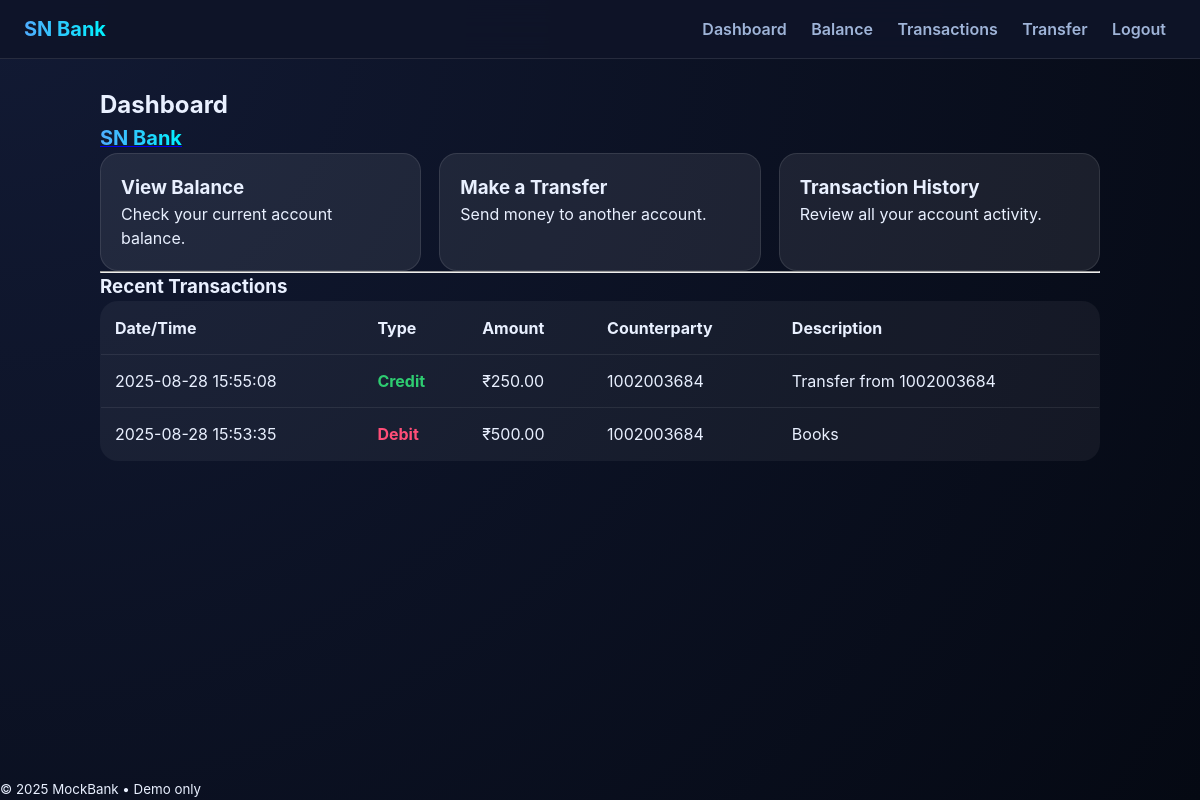
The page /dashboard (signed in) on the database its author committed.
### app.py (models this page shows)
class Transaction(db.Model):
    id = db.Column(db.Integer, primary_key=True)
    user_id = db.Column(db.Integer, db.ForeignKey("user.id"), nullable=False, index=True)
    type = db.Column(db.String(10), nullable=False)  # "credit" or "debit"
    amount = db.Column(db.Numeric(12, 2), nullable=False)
    description = db.Column(db.String(255), default="")
    counterparty = db.Column(db.String(30), default="")  # other account number
    balance_after = db.Column(db.Numeric(12, 2), nullable=False)
    timestamp = db.Column(db.DateTime, default=datetime.utcnow, index=True)

### app.py (the view)
    @app.get("/dashboard")
    @login_required
    def dashboard():
        recent_txns = (
            Transaction.query
            .filter_by(user_id=g.user.id)
            .order_by(Transaction.timestamp.desc())
            .limit(5)
            .all()
        )
        return render_template("dashboard.html", recent_txns=recent_txns)

### templates/dashboard.html
{% extends "base.html" %}
{% block content %}
<h2>Dashboard</h2>
<a href="{{ url_for('dashboard') }}" class="logo">
  <span style="font-weight: bold; font-size: 20px; color: white;">SN Bank</span>
</a>
<div class="grid">
  <a class="tile" href="{{ url_for('balance') }}">
    <h3>View Balance</h3>
    <p>Check your current account balance.</p>
  </a>
  <a class="tile" href="{{ url_for('transfer_form') }}">
    <h3>Make a Transfer</h3>
    <p>Send money to another account.</p>
  </a>
  <a class="tile" href="{{ url_for('transactions') }}">
    <h3>Transaction History</h3>
    <p>Review all your account activity.</p>
  </a>
</div>
<hr>
<h3>Recent Transactions</h3>
<table class="table">
  <thead>
    <tr>
      <th>Date/Time</th>
      <th>Type</th>
      <th>Amount</th>
      <th>Counterparty</th>
      <th>Description</th>
    </tr>
  </thead>
  <tbody>
    {% for t in recent_txns %}
    <tr>
      <td>{{ t.timestamp.strftime("%Y-%m-%d %H:%M:%S") }}</td>
      <td class="type {{ t.type }}">{{ t.type|capitalize }}</td>
      <td>₹{{ '%.2f'|format(t.amount) }}</td>
      <td>{{ t.counterparty or '-' }}</td>
      <td>{{ t.description }}</td>
    </tr>
    {% else %}
    <tr><td colspan="5" style="text-align:center;">No transactions yet.</td></tr>
    {% endfor %}
  </tbody>
</table>
{% endblock %}

### static/css/styles.css (style rules this page uses)
:root { --bg: #0a0f1f; --card: rgba(255, 255, 255, 0.05); --glass: rgba(255, 255, 255, 0.08); --text: #e9f0ff; --muted: #9fb4d8; --accent: #4e7cff; --accent-2: #2ad1ff; --danger: #ff4e78; --success: #2ecc71; --warning: #ffc107; --radius: 18px; --transition: 0.25s ease; }
* { margin: 0; padding: 0; box-sizing: border-box; font-family: 'Inter', system-ui, -apple-system, Segoe UI, Roboto, Ubuntu, sans-serif; }
body { background: radial-gradient(circle at top left, #121a34, #050913); color: var(--text); display: flex; flex-direction: column; min-height: 100vh; line-height: 1.5; }
.grid { display: grid; grid-template-columns: repeat(auto-fit, minmax(220px, 1fr)); gap: 18px; }
.tile { background: var(--glass); padding: 20px; border-radius: var(--radius); text-decoration: none; color: var(--text); transition: var(--transition); border: 1px solid rgba(255,255,255,0.1); }
.table { width: 100%; border-collapse: collapse; background: var(--card); border-radius: var(--radius); overflow: hidden; border: 1px solid rgba(255,255,255,0.1); }
.table th, .table td { padding: 14px; border-bottom: 1px solid rgba(255,255,255,0.08); text-align: left; }
.table .type.debit { color: var(--danger); font-weight: 700; }
.table .type.credit { color: var(--success); font-weight: 700; }
.logo span { font-weight: bold; font-size: 22px; background: linear-gradient(90deg, #4facfe 0%, #00f2fe 100%); -webkit-background-clip: text; -webkit-text-fill-color: transparent; }

### rows shown on the page
Transaction: timestamp "2025-08-28 15:55:08", type "Credit", amount "250.00", counterparty "1002003684", description "Transfer from 1002003684"
Transaction: timestamp "2025-08-28 15:53:35", type "Debit", amount "500.00", counterparty "1002003684", description "Books"

### other values the page prints
{{ 2025 }} "2025"
